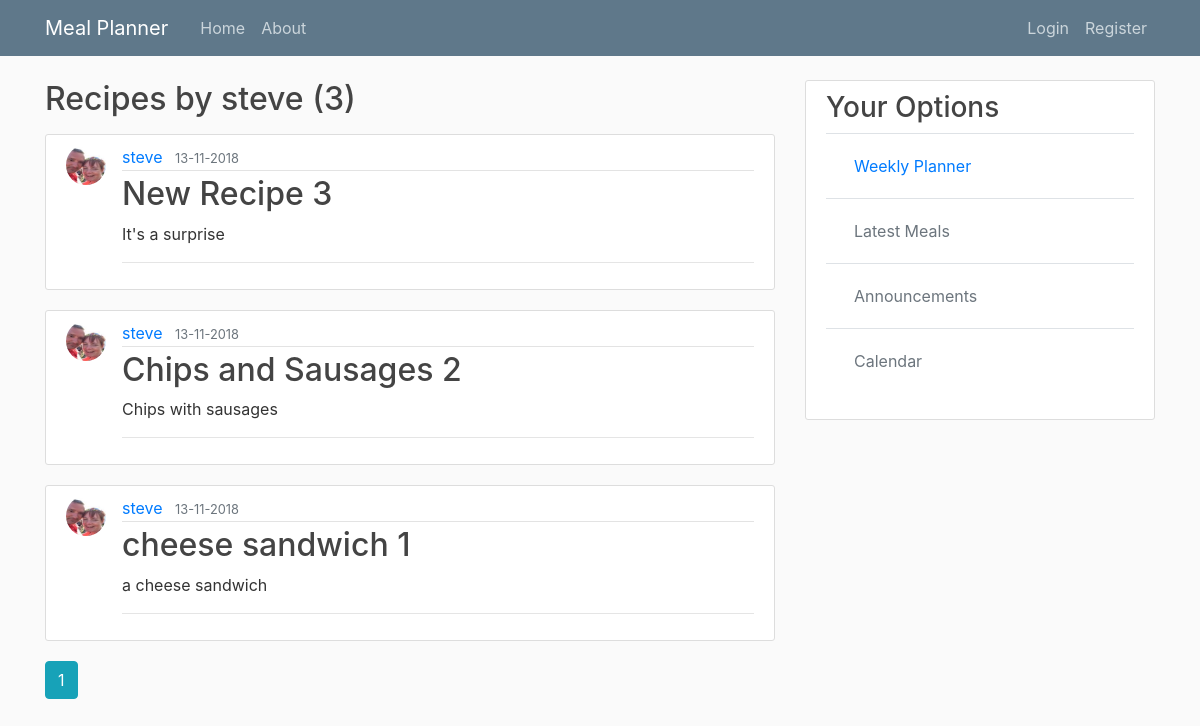
Screenshot of /user/steve with the database file from the repository.
### mymeal/models.py (models this page shows, shortened)
class User(db.Model, UserMixin):
    id = db.Column(db.Integer, primary_key=True)
    username = db.Column(db.String(20), unique=True, nullable=False)
    email = db.Column(db.String(120), unique=True, nullable=False)
    image_file = db.Column(db.String(20), nullable=False, default='default.png')
    password = db.Column(db.String(60), nullable=False)
    recipes = db.relationship('Recipe', backref='author', lazy=True)

class Recipe(db.Model):
    id = db.Column(db.Integer, primary_key=True)
    title = db.Column(db.String(100), nullable=False)
    date_posted = db.Column(db.DateTime, nullable=False, default=datetime.utcnow)
    description = db.Column(db.Text, nullable=False)
    serves = db.Column(db.Integer, nullable=False, default='01')
    recipe_type = db.Column(db.String(15), nullable=False)
    ingredients = db.relationship('Ingredient', backref='meal', lazy=True)
    user_id = db.Column(db.Integer, db.ForeignKey('user.id'), nullable=False)
    recipe_book = db.Column(db.String(100))
    recipe_book_page = db.Column(db.Integer, default='01')

### mymeal/users/routes.py (the view)
@users.route('/user/<string:username>')
def user_recipes(username):
    page = request.args.get('page', 1, type=int)
    user = User.query.filter_by(username=username).first_or_404()
    recipes = Recipe.query.filter_by(author=user).order_by(Recipe.date_posted.desc())\
        .paginate(page=page, per_page=5)
    return render_template('user_recipe.html', recipes=recipes, user=user)

### mymeal/templates/user_recipe.html
{% extends 'layout.html' %}
{% block content %}
    <h2 class="mb-3">Recipes by {{ user.username }} ({{ recipes.total }})</h2>
    {% for recipe in recipes.items %}
        <article class="media content-section">
            <img class="rounded-circle article-img" src="{{ url_for('static', filename='profile_pics/' + recipe.author.image_file) }}">
          <div class="media-body">
            <div class="article-metadata">
              <a class="mr-2" href="{{ url_for('users.user_recipes', username=recipe.author.username) }}">{{ recipe.author.username }}</a>
              <small class="text-muted">{{ recipe.date_posted.strftime('%d-%m-%Y') }}</small>
            </div>
            <h2><a class="article-title" href="{{ url_for('recipes.recipe', recipe_id=recipe.id) }}">{{ recipe.title }} {{ recipe.id }}</a></h2>
            <p class="article-content">{{ recipe.description }}</p>
          <hr/>
          </div>
        </article>
    {% endfor %}
    {% for page_num in recipes.iter_pages(left_edge=1, right_edge=1, left_current=1, right_current=2) %}
        {% if page_num %}
            {% if recipes.page == page_num %}
                <a class="btn btn-info mb-4" href="{{ url_for('users.user_recipes', username=user.username, page=page_num) }}">{{ page_num }}</a>
            {% else %}
                <a class="btn btn-outline-info mb-4" href="{{ url_for('users.user_recipes', username=user.username, page=page_num) }}">{{ page_num }}</a>
            {% endif %}
        {% else %}
            ...
        {% endif %}
    {% endfor %}
{% endblock %}

### mymeal/static/main.css (style rules this page uses)
body { background: #fafafa; color: #333333; margin-top: 5rem; }
h1, h2, h3, h4, h5, h6 { color: #444444; }
.content-section { background: #ffffff; padding: 10px 20px; border: 1px solid #dddddd; border-radius: 3px; margin-bottom: 20px; }
.article-title { color: #444444; }
.article-content { white-space: pre-line; }
.article-img { height: 40px; width: 40px; margin-right: 16px; }
.article-metadata { padding-bottom: 1px; margin-bottom: 4px; border-bottom: 1px solid #e3e3e3 }

### rows the page displays
User: username "steve"
Recipe: image_file (picture), author.username "steve", date_posted "13-11-2018", title "New Recipe", id "3", description "It's a surprise"
Recipe: image_file (picture), author.username "steve", date_posted "13-11-2018", title "Chips and Sausages", id "2", description "Chips with sausages"
Recipe: image_file (picture), author.username "steve", date_posted "13-11-2018", title "cheese sandwich", id "1", description "a cheese sandwich"

### other values shown
{{ recipes.total }} "3"
{{ page_num }} "1"
